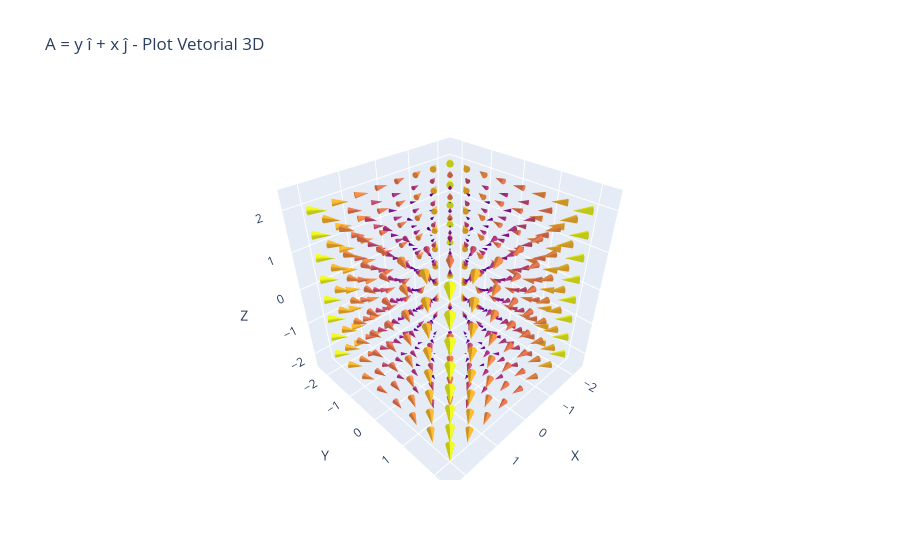

The code cell stored with this chart in its notebook:
### Code cell
# Define um campo vetorial simbólico
A = sp.Matrix([y, x, 0])   # Exemplo: campo elétrico em 2D

    # Gradiente de uma função escalar
f = x**2 + y**2 + z**2

f = x**2 * y



# Determinante
M = [[1, 2], [3, 4]]
print("📐 Determinante:", det(M))

    # Regra de Cramer
A_sys = [[2, 1], [1, 3]]
b_sys = [8, 13]
print("🧠 Solução via Cramer:", cramer(A_sys, b_sys))





# 🧪 EXEMPLO: usar tudo junto
if __name__ == "__main__":

    print(f"🔍 Gradiente de f(x,y,z) = {f} ={grad(f)}")

    # Divergente e rotacional do campo A
    print("🔍 Divergente de A:", div(A))
    print("🔍 Rotacional de A:", curl(A))


    # Plotar o campo A
    
    plotar_campo_vetorial(A, nome="A = y î + x ĵ")

### Figure 1 — Plotly figure (JSON) as saved in the notebook; plotly's stock layout.template omitted (floating-point values rounded to 4 significant figures; data arrays with more than 128 entries replaced by an {"elided": "..."} marker saying what was removed)
{"data": [{"showscale": false, "sizemode": "absolute", "sizeref": 2, "type": "cone", "u": {"elided": "512 float values"}, "v": {"elided": "512 float values"}, "w": {"elided": "512 float values"}, "x": {"elided": "512 float values"}, "y": {"elided": "512 float values"}, "z": {"elided": "512 float values"}}], "layout": {"scene": {"xaxis": {"title": {"text": "X"}}, "yaxis": {"title": {"text": "Y"}}, "zaxis": {"title": {"text": "Z"}}}, "title": {"text": "A = y î + x ĵ - Plot Vetorial 3D"}}}
